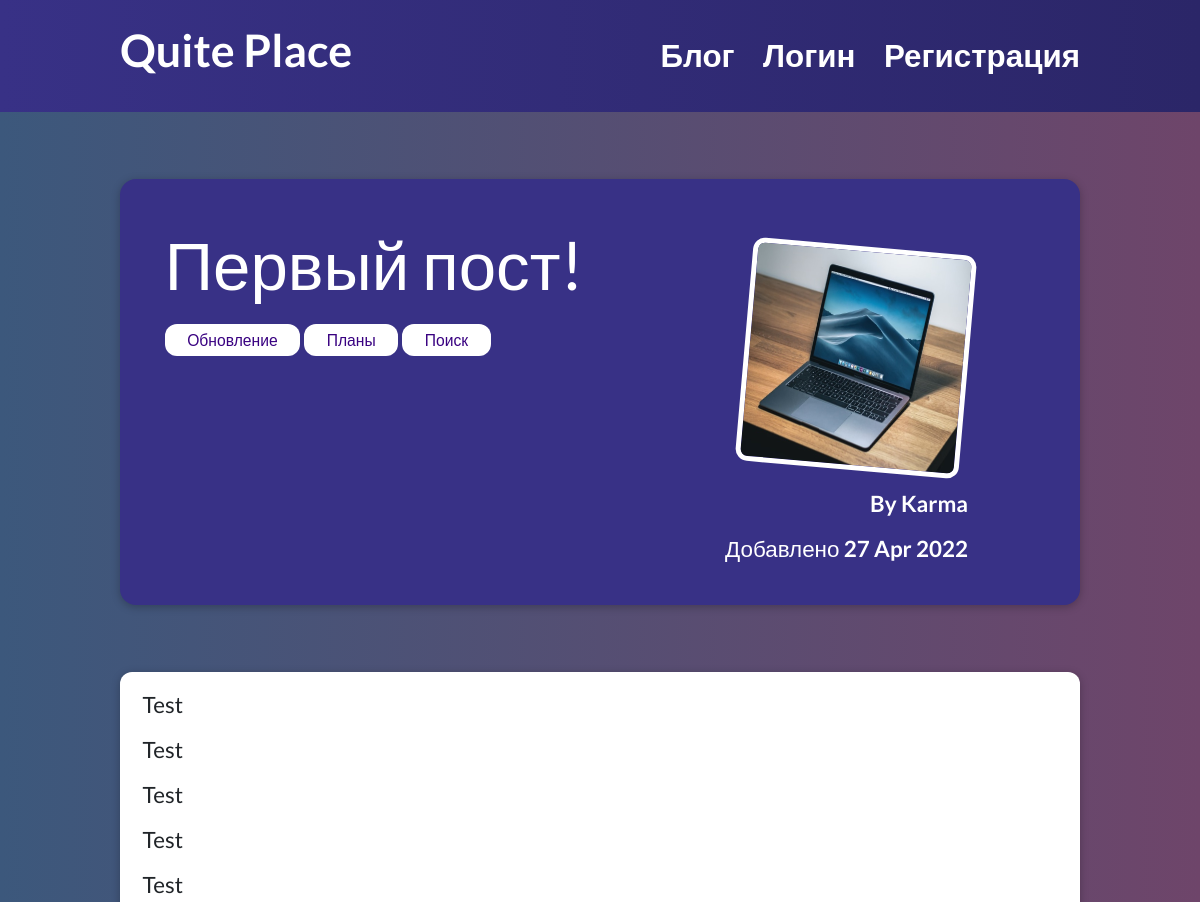
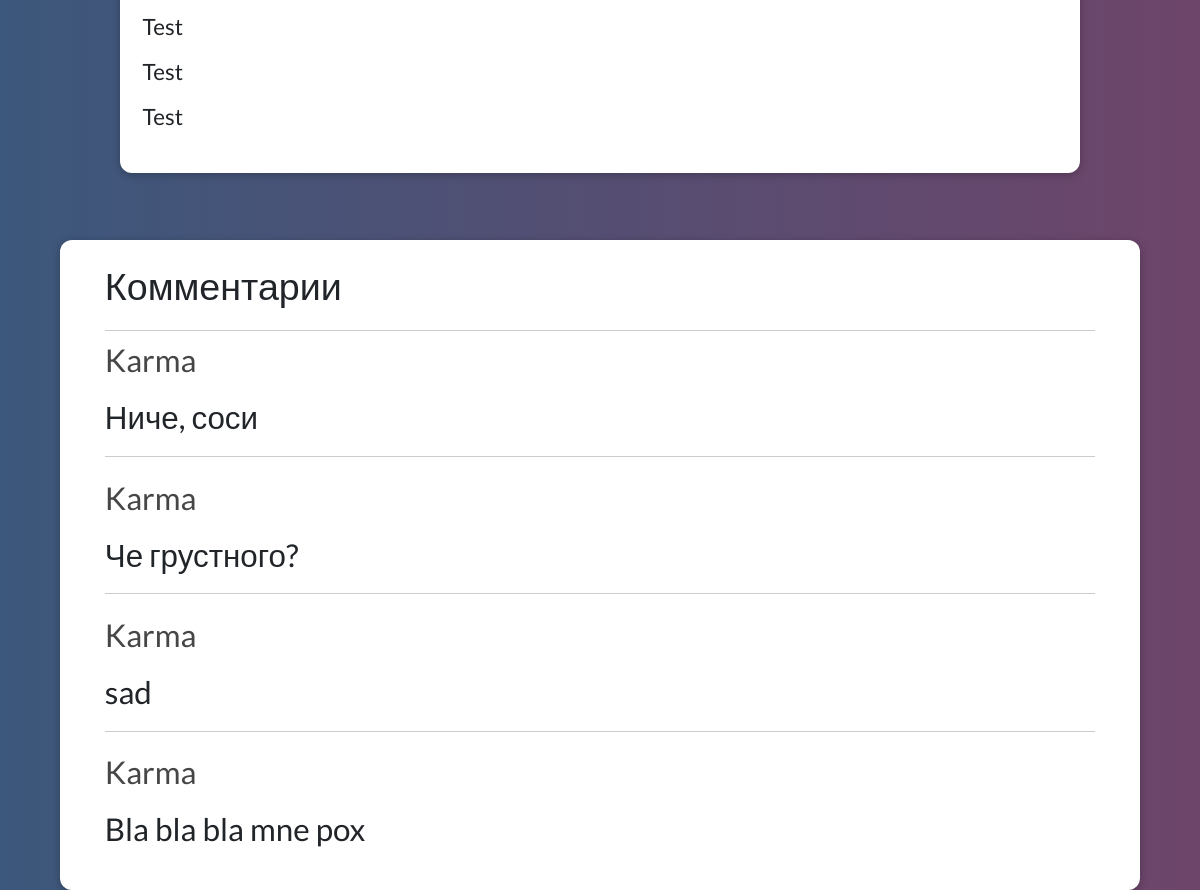
/blog/first-post, run on the app's committed database (2 pictures, top to bottom).
### blog/models.py (models this page shows, shortened)
class Post(models.Model):
  title = models.CharField(max_length=100)
  excerpt = models.CharField(max_length=150)
  image = models.ImageField(upload_to='posts', null=True)
  date = models.DateTimeField(auto_now_add=True)
  slug = models.SlugField(unique=True, db_index=True)
  content = models.TextField()
  author = models.ForeignKey(
    Author, on_delete=models.SET_NULL, null=True, related_name='posts')
  tags = models.ManyToManyField(Tag)

class Tag(models.Model):
  caption = models.CharField(max_length=20)

class Author(models.Model):
  username = models.CharField(max_length=100)
  def __str__(self):
    return self.username

class Comment(models.Model):
  user = models.ForeignKey(
    User, on_delete=models.CASCADE, null=True, related_name="comments")
  text = models.TextField(max_length=400)
  post = models.ForeignKey(
    Post, on_delete=models.CASCADE, related_name='comments')

### blog/views.py (the view, shortened to what this page needs)
# urls.py: path('<slug:slug>', views.DetailBlogPage.as_view(), name='detail-blog-page'),
class DetailBlogPage(View):
  def get(self, request, slug):
    post = Post.objects.get(slug=slug)
    return render(request, 'blog/detail_post.html', {
      'post': post,
      'post_tags': post.tags.all(),
      'comment_form': CommentForm(),
      'comments': Comment.objects.all().order_by('-id')
    })

### blog/templates/blog/detail_post.html (shortened to what this page needs)
{% extends 'base.html' %}
{% load static %}
{% block css_style %}
  <link rel="stylesheet" href="{% static 'blog/detail_post.css' %}">
{% endblock  %}
{% block content %}
  <section id="summary">
    <h2>{{ post.title }}</h2>
    <div>
      {% for tag in post_tags %}
        <span class="tag">{{ tag.caption }}</span>
      {% endfor %}
    </div>
    <article>
      <img src="{{ post.image.url }}" alt="{{ post.title }}">
      <address>By {{ post.author }}</address>
      <div>
        Добавлено <time>{{ post.date|date:'d M Y' }}</time>
      </div>
    </article>
  </section>
  <main>
    {{ post.content|linebreaks }}
  </main>
  <section id="comments">
    <h1>Комментарии</h1>
    <ul>
      {% for comment in comments %}
        <li>
          <h2>{{ comment.user }}</h2>
          <p>{{ comment.text|linebreaks }}</p>
        </li>
      {% endfor %}
    </ul>
  </section>
{% endblock %}

### templates/base.html (shortened to what this page needs)
{% load static %}
<!DOCTYPE html>
<html lang="ru">
<head>
  <link href="https://cdn.jsdelivr.net/npm/bootstrap@5.1.3/dist/css/bootstrap.min.css" rel="stylesheet">
  <link rel="stylesheet" href="{% static 'app.css' %}">
  {% block css_style %}{% endblock  %}
</head>
<body>
  <header id="main-navigation">
    <h1><a href="{% url 'main-page' %}">Quite Place</a></h1>
    <nav>
      {% if user.is_authenticated %}
        <span class='welcome-user'>Приветствую, {{ user.username }}!</span>
        <a href="{% url 'blog-page' %}">Блог</a>
        <a href="{% url 'logout-page' %}">Выход</a>
      {% else %}
        <a href="{% url 'blog-page' %}">Блог</a>
        <a href="{% url 'login-page' %}">Логин</a>
        <a href="{% url 'registration-page' %}">Регистрация</a>
      {% endif %}
    </nav>
  </header>
  {% block content %}
  {% endblock  %}
</body>
</html>

### static/app.css (style rules this page uses)
* { padding: 0; margin: 0; border: 0; }
*, *:before, *:after { -moz-box-sizing: border-box; -webkit-box-sizing: border-box; box-sizing: border-box; }
nav, footer, header, aside { display: block; }
html, body { height: 100%; width: 100%; font-size: 100%; line-height: 1; font-size: 1.4rem; -ms-text-size-adjust: 100%; -moz-text-size-adjust: 100%; -webkit-text-size-adjust: 100%; }
a, a:visited { text-decoration: none; }
ul li { list-style: none; }
img { vertical-align: top; }
h1, h2, h3, h4, h5, h6 { font-size: inherit; font-weight: 400; }
body { background: linear-gradient( 90deg, #3c587c 0%, #6e456a 100% ); font-family: 'Lato', sans-serif; }
#main-navigation { background: linear-gradient( 90deg, #383186 0%, #2b2668 100% ); width: 100%; height: 5rem; display: flex; justify-content: space-between; align-items: center; padding: 0 10%; position: absolute; top: 0; left: 0; }
#main-navigation h1 { font-size: 2rem; }
#main-navigation a { text-decoration: none; color: white; font-weight: bold; }
#main-navigation nav a { margin-left: 1rem; }

### blog/static/blog/detail_post.css (style rules this page uses)
#summary { margin: 8rem auto 3rem auto; padding: 2rem; width: 80%; max-width: 90rem; border-radius: 16px; background-color: #383186; position: relative; box-shadow: 0 2px 8px rgba(0, 0, 0, 0.25); height: 19rem; }
#summary h2 { color: white; font-size: 3rem; margin-bottom: 1rem; }
#summary article { position: absolute; top: 2rem; right: 3rem; padding: 1rem 2rem; border-radius: 12px; text-align: right; color: white; }
#summary article img { width: 10rem; height: 10rem; border-radius: 12px; transform: rotateZ(5deg); border: 5px solid white; margin-bottom: 1rem; }
#summary address { font-weight: bold; font-size: 1rem; }
#summary div { font-size: 1rem; }
#summary time { font-weight: bold; font-size: 1rem; }
main { width: 80%; max-width: 90rem; margin: 3rem auto; background-color: white; padding: 1rem; border-radius: 12px; box-shadow: 0 2px 8px rgba(0, 0, 0, 0.25); font-size: 1rem; }
.tag { background-color: white; color: #390281; padding: 0.3rem 1rem; border-radius: 12px; font-size: 0.7rem; }
#comments { margin: 3rem auto; width: 90%; max-width: 60rem; border-radius: 12px; background-color: white; box-shadow: 0 2px 8px rgba(0, 0, 0, 0.25); padding: 1rem 2rem; }
#comments ul { list-style: none; margin: 0; padding: 0; }
#comments li { margin-bottom: 1rem; border-bottom: 1px solid #ccc; }
#comments li:last-of-type { border-bottom: none; }
#comments h1 { padding-bottom: 1rem; font-size: larger; border-bottom: 1px solid #ccc; }
#comments h2 { color: #464646; }
#comments p { margin-top: 1rem; }

### data on the page
Post: title "Первый пост!", image (picture), author "Karma", date "27 Apr 2022", content "Test Test Test Test Test Test Test Test"
Tag: caption "Обновление"
Tag: caption "Планы"
Tag: caption "Поиск"
Comment: user "Karma", text "Ниче, соси"
Comment: user "Karma", text "Че грустного?"
Comment: user "Karma", text "sad"
Comment: user "Karma", text "Bla bla bla mne pox"
